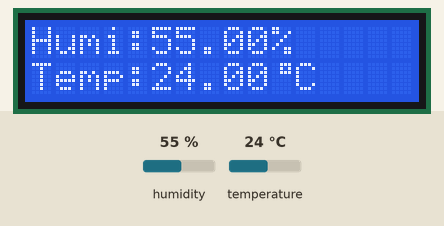
Simulated run of this sketch. Board: Arduino Uno, built with avr-gcc and run on an emulated ATmega328P. On the bench: 16×2 character LCD. The inputs (shaded band) are chosen by the test bench; at power-on: humidity 55 %, temperature 24 °C.

Above: at 1.2 s.
1.3 s: humidity set to 22 %
At 3.2 s:
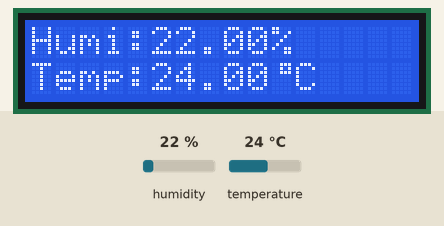
4.0 s: temperature set to 12 °C
At 5.4 s:
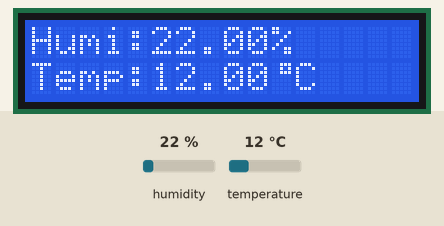
6.7 s: humidity set to 40 %
At 8.6 s:
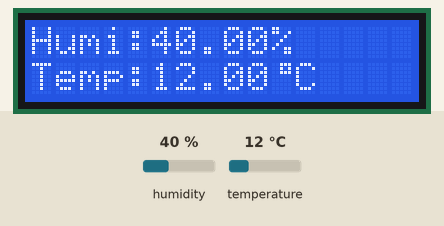
9.8 s: temperature set to 19 °C
At 10.8 s:
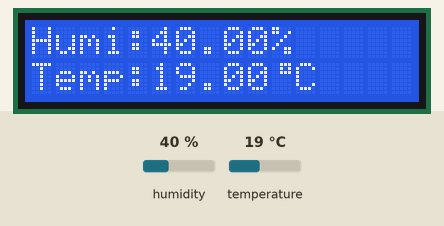
Timing chart, 0 to 12.8 s (numbered marks = the images above; inputs shaded):
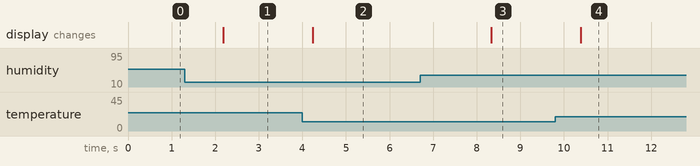

The sketch:

DHT11_I2C_LCD.ino
```cpp
// Example testing sketch for various DHT humidity/temperature sensors
// Written by ladyada, public domain

#include "DHT.h"
#include <Wire.h>
#include <LiquidCrystal_I2C.h>

#define DHTPIN 2     // what pin we're connected to

// Uncomment whatever type you're using!
#define DHTTYPE DHT11   // DHT 11
//#define DHTTYPE DHT22   // DHT 22  (AM2302)
//#define DHTTYPE DHT21   // DHT 21 (AM2301)

byte smiley[8] = {
  B00111,
  B00101,
  B00111,
  B00000,
  B00000,
  B00000,
  B00000,
};

// Connect pin 1 (on the left) of the sensor to +5V
// Connect pin 2 of the sensor to whatever your DHTPIN is
// Connect pin 4 (on the right) of the sensor to GROUND
// Connect a 10K resistor from pin 2 (data) to pin 1 (power) of the sensor

DHT dht(DHTPIN, DHTTYPE);

LiquidCrystal_I2C lcd(0x38,16,2);  // set the LCD address to 0x20 for a 16 chars and 2 line display

void setup() {
  lcd.init();                      // initialize the lcd
  lcd.backlight();
  lcd.print("DHTxx test!");

  lcd.createChar(1, smiley);

  dht.begin();
}

void loop() {
  // Reading temperature or humidity takes about 250 milliseconds!
  // Sensor readings may also be up to 2 seconds 'old' (its a very slow sensor)
  float h = dht.readHumidity();
  float t = dht.readTemperature();

  // check if returns are valid, if they are NaN (not a number) then something went wrong!
  lcd.setCursor(0, 0);
  if (isnan(t) || isnan(h)) {
    lcd.print("Failed to read from DHT");
  } else {
    lcd.print("Humi:");
    lcd.print(h);
    lcd.print("%");
    lcd.setCursor(0, 1);
    lcd.print("Temp:");
    lcd.print(t);
    lcd.write(1);
    lcd.println("C    ");
  }
}
```

Measured:
- after the input at 1.3 s, the display: changes after 0.88 s (image 1)
- after the input at 4.0 s, the display: changes after 0.24 s (image 2)
- after the input at 6.7 s, the display: changes after 1.6 s (image 3)
- after the input at 9.8 s, the display: changes after 0.59 s (image 4)
